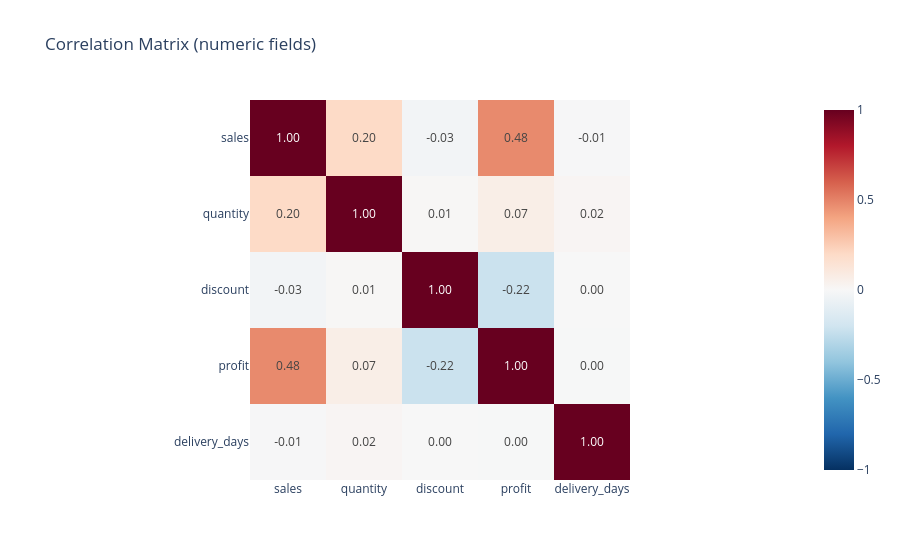

Notebook source saved alongside this figure:
### Markdown cell above
## 9. Correlation Analysis

### Code cell
num_cols = ['sales', 'quantity', 'discount', 'profit', 'delivery_days']
corr = df[num_cols].corr()
fig = px.imshow(corr, text_auto='.2f', title='Correlation Matrix (numeric fields)', color_continuous_scale='RdBu_r', zmin=-1, zmax=1)
fig.show()

### Figure 1 — Plotly figure (JSON) as saved in the notebook; plotly's stock layout.template omitted (floating-point values rounded to 4 significant figures)
{"data": [{"coloraxis": "coloraxis", "hovertemplate": "x: %{x}<br>y: %{y}<br>color: %{z}<extra></extra>", "name": "0", "texttemplate": "%{z:.2f}", "type": "heatmap", "x": ["sales", "quantity", "discount", "profit", "delivery_days"], "xaxis": "x", "y": ["sales", "quantity", "discount", "profit", "delivery_days"], "yaxis": "y", "z": [[1.0, 0.2008, -0.02819, 0.4791, -0.007354], [0.2008, 1.0, 0.008623, 0.06625, 0.0183], [-0.02819, 0.008623, 1.0, -0.2195, 0.0004085], [0.4791, 0.06625, -0.2195, 1.0, -0.004649], [-0.007354, 0.0183, 0.0004085, -0.004649, 1.0]]}], "layout": {"coloraxis": {"autocolorscale": false, "cmax": 1, "cmin": -1, "colorscale": [[0.0, "rgb(5,48,97)"], [0.1, "rgb(33,102,172)"], [0.2, "rgb(67,147,195)"], [0.3, "rgb(146,197,222)"], [0.4, "rgb(209,229,240)"], [0.5, "rgb(247,247,247)"], [0.6, "rgb(253,219,199)"], [0.7, "rgb(244,165,130)"], [0.8, "rgb(214,96,77)"], [0.9, "rgb(178,24,43)"], [1.0, "rgb(103,0,31)"]]}, "title": {"text": "Correlation Matrix (numeric fields)"}, "xaxis": {"anchor": "y", "constrain": "domain", "domain": [0.0, 1.0], "scaleanchor": "y"}, "yaxis": {"anchor": "x", "autorange": "reversed", "constrain": "domain", "domain": [0.0, 1.0]}}}
